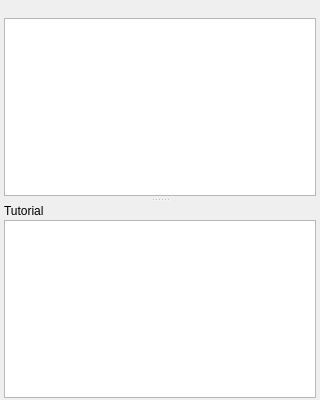
<?xml version="1.0" encoding="UTF-8"?>
<ui version="4.0">
 <class>NotesPanel</class>
 <widget class="QWidget" name="NotesPanel">
  <property name="geometry">
   <rect>
    <x>0</x>
    <y>0</y>
    <width>320</width>
    <height>400</height>
   </rect>
  </property>
  <layout class="QVBoxLayout" name="main_layout">
   <property name="spacing">
    <number>0</number>
   </property>
   <property name="leftMargin">
    <number>0</number>
   </property>
   <property name="topMargin">
    <number>0</number>
   </property>
   <property name="rightMargin">
    <number>0</number>
   </property>
   <property name="bottomMargin">
    <number>0</number>
   </property>
   <item>
    <widget class="QSplitter" name="splitter">
     <property name="orientation">
      <enum>Qt::Orientation::Vertical</enum>
     </property>
     <property name="childrenCollapsible">
      <bool>false</bool>
     </property>
     <widget class="QWidget" name="video_part" native="true">
      <layout class="QVBoxLayout" name="video_layout">
       <property name="spacing">
        <number>2</number>
       </property>
       <property name="leftMargin">
        <number>4</number>
       </property>
       <property name="topMargin">
        <number>2</number>
       </property>
       <property name="rightMargin">
        <number>4</number>
       </property>
       <property name="bottomMargin">
        <number>2</number>
       </property>
       <item>
        <widget class="ElidedLabel" name="video_label"/>
       </item>
       <item>
        <widget class="QStackedWidget" name="video_stack">
         <widget class="ScrollingMarkdownView" name="video_view"/>
        </widget>
       </item>
      </layout>
     </widget>
     <widget class="QWidget" name="tutorial_part" native="true">
      <layout class="QVBoxLayout" name="tutorial_layout">
       <property name="spacing">
        <number>2</number>
       </property>
       <property name="leftMargin">
        <number>4</number>
       </property>
       <property name="topMargin">
        <number>2</number>
       </property>
       <property name="rightMargin">
        <number>4</number>
       </property>
       <property name="bottomMargin">
        <number>2</number>
       </property>
       <item>
        <widget class="QLabel" name="tutorial_label">
         <property name="text">
          <string>Tutorial</string>
         </property>
        </widget>
       </item>
       <item>
        <widget class="QStackedWidget" name="tutorial_stack">
         <widget class="ScrollingMarkdownView" name="tutorial_view"/>
        </widget>
       </item>
      </layout>
     </widget>
    </widget>
   </item>
  </layout>
  <action name="edit_action">
   <property name="checkable">
    <bool>true</bool>
   </property>
   <property name="text">
    <string>Edit</string>
   </property>
   <property name="toolTip">
    <string>Edit the notes as Markdown. They are written as soon as you stop.</string>
   </property>
  </action>
 </widget>
 <customwidgets>
  <customwidget>
   <class>ElidedLabel</class>
   <extends>QLabel</extends>
   <header>borco_pyside.widgets.elided_label</header>
  </customwidget>
  <customwidget>
   <class>ScrollingMarkdownView</class>
   <extends>QTextBrowser</extends>
   <header>rehuco_agent.rehuco.scrolling_markdown_view</header>
  </customwidget>
 </customwidgets>
 <resources/>
 <connections/>
</ui>
